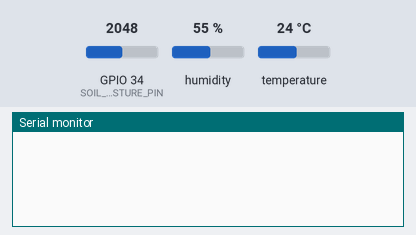
Recording of a sketch running on a simulated ESP32. On the bench: the last lines printed to the serial monitor. The inputs (shaded band) are chosen by the test bench; at power-on: humidity 55 %, GPIO 34 (SOIL_MOISTURE_PIN) = 2048, temperature 24 °C. WiFi joins after 1.5 s; servers stay silent unless stated.

Above: at 3.0 s.
3.1 s: humidity set to 22 %
At 5.0 s:
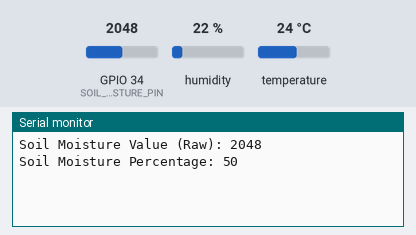
5.3 s: GPIO 34 (SOIL_MOISTURE_PIN) set to 2866
At 7.3 s:
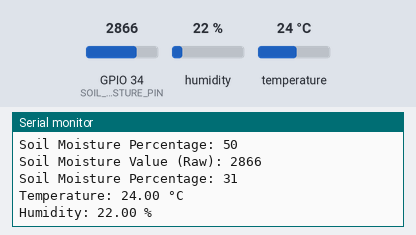
8.3 s: temperature set to 12 °C
At 9.1 s:
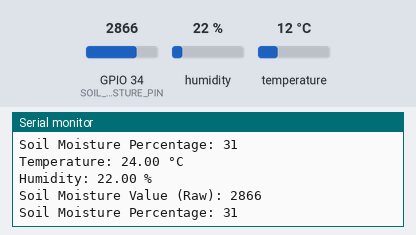
9.8 s: GPIO 34 (SOIL_MOISTURE_PIN) set to 3603
At 11.0 s:
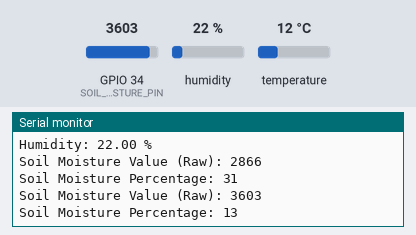
11.3 s: humidity set to 40 %
At 12.3 s:
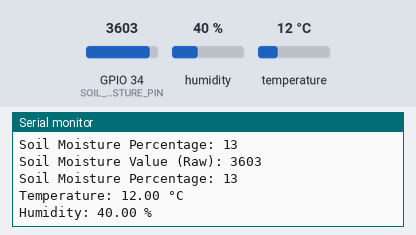
Timing chart, 0 to 13.8 s (numbered marks = the images above; inputs shaded):
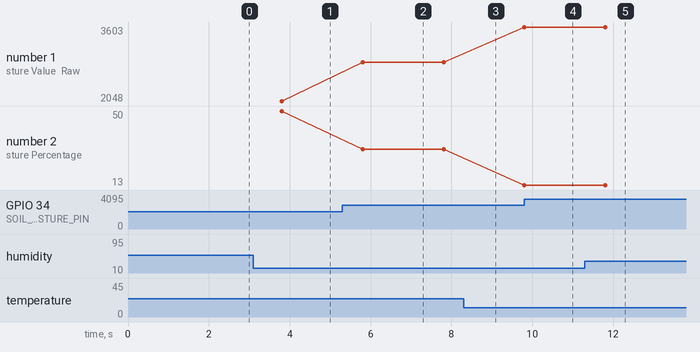

The sketch:

SIS.ino
```cpp
#define BLYNK_TEMPLATE_ID ""
#define BLYNK_TEMPLATE_NAME "Smart Irrigation System"
char auth[] = "";

// Enter your WIFI SSID and password
char ssid[] = "";
char password[] = "";

#include <WiFi.h>
#include <BlynkSimpleEsp32.h>
#include <DHT.h>

// Define soil moisture sensor pin
#define SOIL_MOISTURE_PIN 34 // Analog pin for soil moisture sensor

// Define DHT sensor pin and type
#define DHT_PIN 21       // Change to the desired GPIO pin
#define DHT_TYPE DHT11   // Specify DHT11 as the sensor type

DHT dht(DHT_PIN, DHT_TYPE); // Initialize the DHT sensor
BlynkTimer timer;

// Function to send soil moisture data
void sendSoilMoistureData() {
  int soilMoistureValue = analogRead(SOIL_MOISTURE_PIN);
  int soilMoisturePercentage = map(soilMoistureValue, 0, 4095, 100, 0);

  // Print soil moisture data on Serial Monitor
  Serial.print("Soil Moisture Value (Raw): ");
  Serial.println(soilMoistureValue);
  Serial.print("Soil Moisture Percentage: ");
  Serial.println(soilMoisturePercentage);

  // Send data to Blynk app
  Blynk.virtualWrite(V0, soilMoisturePercentage);
}

// Function to send temperature and humidity data
void sendDHTData() {
  float temperature = dht.readTemperature(); // Read temperature (Celsius)
  float humidity = dht.readHumidity();       // Read humidity (%)

  // Check if data is valid
  if (isnan(temperature) || isnan(humidity)) {
    Serial.println("Failed to read from DHT sensor!");
    return;
  }

  // Print temperature and humidity data on Serial Monitor
  Serial.print("Temperature: ");
  Serial.print(temperature);
  Serial.println(" °C");
  Serial.print("Humidity: ");
  Serial.print(humidity);
  Serial.println(" %");

  // Send data to Blynk app
  Blynk.virtualWrite(V1, temperature);
  Blynk.virtualWrite(V2, humidity);
}

void setup() {
  Serial.begin(9600); // Start Serial Monitor

  // Initialize Wi-Fi and Blynk
  Blynk.begin(auth, ssid, password);

  // Initialize DHT sensor
  dht.begin();

  // Set up timers
  timer.setInterval(2000L, sendSoilMoistureData); // Send soil moisture data every 2 seconds
  timer.setInterval(5000L, sendDHTData);         // Send temperature and humidity every 5 seconds
}

void loop() {
  Blynk.run(); // Run Blynk
  timer.run(); // Run timer
}
```

Measured:
- after the input at 5.3 s, the serial monitor: prints a new line after 0.50 s (image 2)
- after the input at 9.8 s, the serial monitor: prints a new line at once (image 4)
- after the input at 11.3 s, the serial monitor: prints a new line after 0.53 s (image 5)
- plotted number 1: 2048 → 2866 after the input at 5.3 s, 2866 → 3603 after the input at 9.8 s
- plotted number 2: 50 → 31 after the input at 5.3 s, 31 → 13 after the input at 9.8 s
